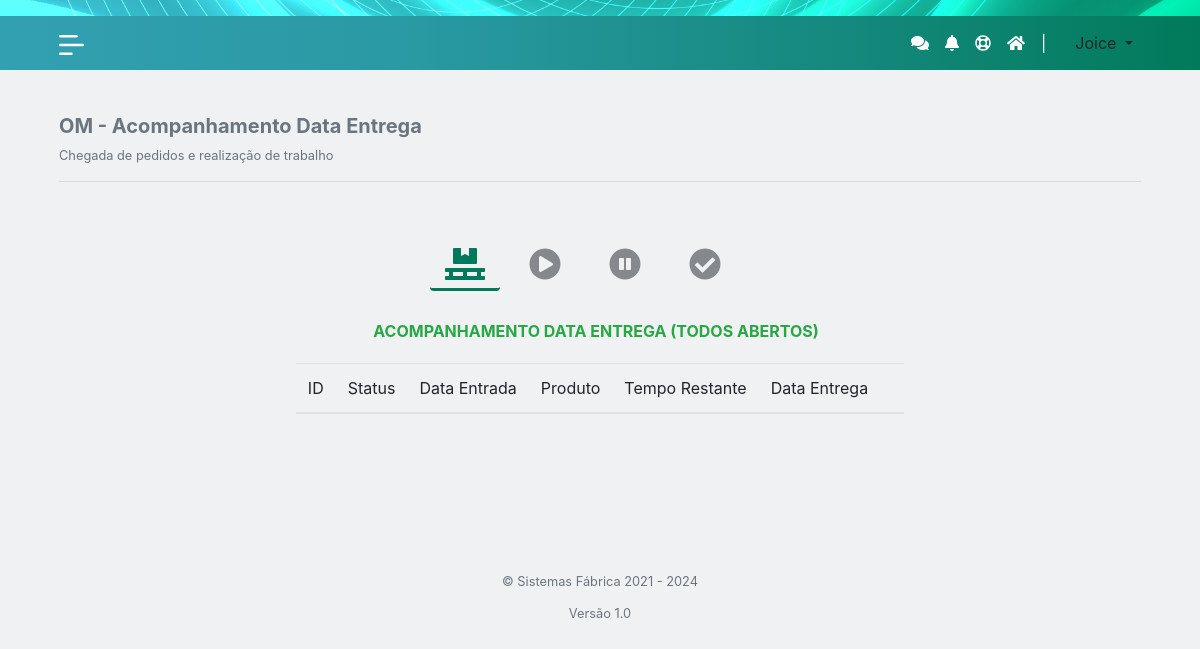
Page /acompanhamentoom.php (signed in) on the earlier database version.
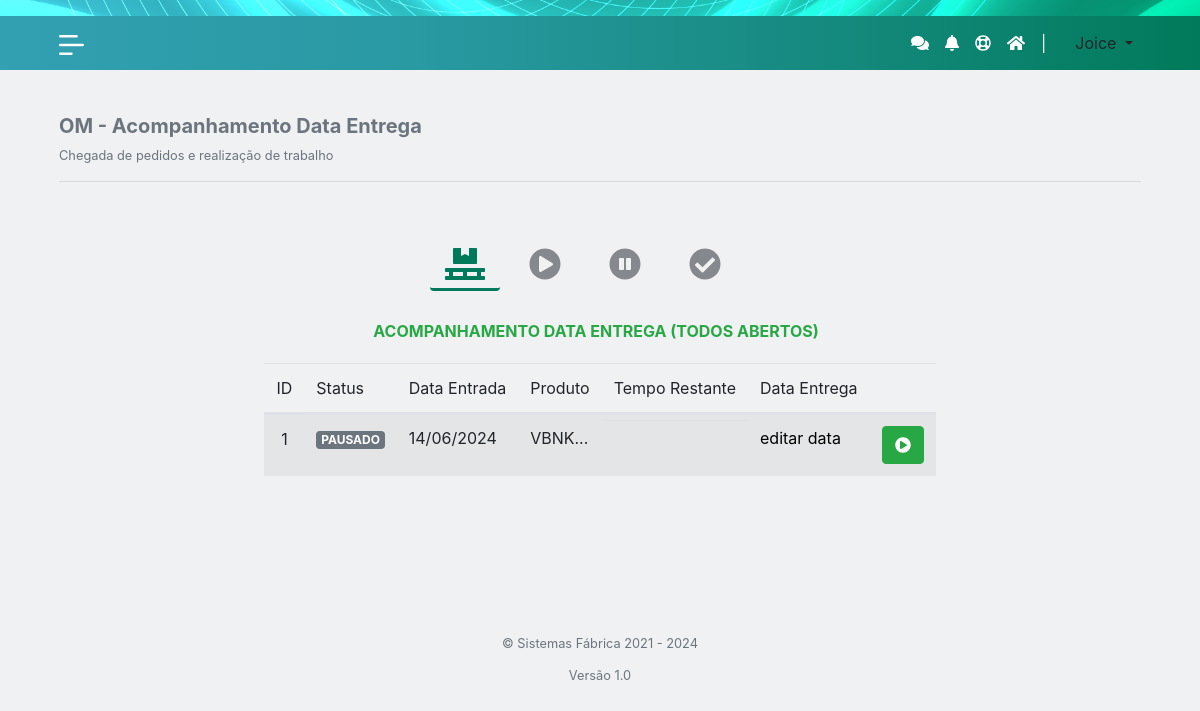
Same page on the later database version.
### tables this page shows
CREATE TABLE IF NOT EXISTS `ordenmanutencao` (
  `omId` int NOT NULL AUTO_INCREMENT,
  `omUserCriador` varchar(200) NOT NULL,
  `omNomeCriador` varchar(200) NOT NULL,
  `omEmailCriador` varchar(200) NOT NULL,
  `omDtCriacao` timestamp NOT NULL DEFAULT CURRENT_TIMESTAMP,
  `omDtUpdate` timestamp NOT NULL DEFAULT CURRENT_TIMESTAMP,
  `omUserIp` varchar(20) NOT NULL,
  `omSetor` varchar(200) NOT NULL,
  `omDescricao` varchar(200) NOT NULL,
  `omNumMaquina` varchar(50) DEFAULT NULL,
  `omNomeMaquina` varchar(200) DEFAULT NULL,
  `omNomeArquivo` text,
  `omGrauUrgencia` varchar(10) NOT NULL,
  `omDtEntregasDesejada` varchar(100) NOT NULL,
  `omDtEntregaReal` varchar(200) DEFAULT NULL,
  `dtExecucao` varchar(100) DEFAULT NULL,
  `omObs` text,
  `omStatus` varchar(20) NOT NULL,
  PRIMARY KEY (`omId`)
);

### acompanhamentoom.php (the view, shortened to what the changed rows need)
<?php
if (isset($_SESSION["useruid"])) {
    include("php/head_tables.php");
?>
    <body class="bg-light-gray2">
        <div id="main">
            <div class="container-fluid">
                <div class="row p-4 justify-content-center">
                    <div class="col">
                        <br>
                        <div class="row h-100 py-2">
                            <div class="card-body">
                                <div class="tab-content" id="pills-tabContent">
                                    <div class="tab-pane fade show active" id="pills-todos" role="tabpanel" aria-labelledby="pills-todos-tab">
                                        <div class="row p-2 d-flex justify-content-center">
                                            <div class="content-panel">
                                                <table id="tableOs" class="table table-striped table-advance table-hover display responsive nowrap">
                                                    <thead>
                                                        <tr>
                                                            <th>ID</th>
                                                            <th>Status</th>
                                                            <th>Data Entrada</th>
                                                            <th>Produto</th>
                                                            <th>Tempo Restante</th>
                                                            <th>Data Entrega</th>
                                                            <th></th>
                                                        </tr>
                                                    </thead>
                                                    <tbody>
                                                        <?php
                                                        require_once 'db/dbh.php';
                                                        $ret = mysqli_query($conn, "SELECT * FROM ordenmanutencao WHERE omStatus IN ('CRIADO', 'EM ANDAMENTO', 'PAUSADO');");
                                                        while ($row = mysqli_fetch_array($ret)) {
                                                            $dataEHora = explode(" ", $row['omDtCriacao']);
                                                            $dataBD = $dataEHora[0];
                                                            $dataBD = explode("-", $dataBD);
                                                            $data = $dataBD[2] . "/" . $dataBD[1] . "/" . $dataBD[0];
                                                            if ($row['omDtEntregaReal'] == null) {
                                                                $dataVazia = true;
                                                                $temporestante = null;
                                                            }
                                                            $idOs = $row['omId'];
                                                            $status = $row['omStatus'];
                                                            if (($status == 'CRIADO') || ($status == 'PAUSADO')) {
                                                                $btn = '<a href="changestatus?type=om&id=' . $idOs . '&st=start"> <button class="btn btn-success btn-xs"><i class="fas fa-play-circle"></i></button></a>';
                                                            } else if ($status == 'EM ANDAMENTO') {
                                                                $btn = '<a href="changestatus?type=om&id=' . $idOs . '&st=pause"> <button class="btn btn-danger btn-xs"><i class="fas fa-pause-circle"></i></button></a>';
                                                                $btn = $btn . '<a href="changestatus?type=om&id=' . $idOs . '&st=stop"> <button class="btn btn-warning btn-xs"><i class="fas fa-check-circle"></i></button></a>';
                                                            } else if ($status == 'CONCLUÍDO') {
                                                                $btn = '<button class="btn btn-success btn-xs"><i class="fas fa-check"></i></button>';
                                                            }
                                                        ?>
                                                            <tr>
                                                                <td class="d-flex justify-content-center"><?php echo $idOs; ?></td>
                                                                <td><span class="badge bg-secondary text-white"><?php echo $row['omStatus']; ?></span></td>
                                                                <td><?php echo $data; ?></td>
                                                                <td><?php echo substr($row['omDescricao'], 0, 20) . '...'; ?></td>
                                                                <td class="d-flex justify-content-center" <?php
                                                                                                            if ($temporestante == null) {
                                                                                                                echo '';
                                                                                                            } else {
                                                                                                                if ($temporestante <= 2) {
                                                                                                                    echo 'style="color: red;"';
                                                                                                                } ?>><?php echo $temporestante . ' dias';
                                                                                                                    } ?></td>
                                                                <td><?php if ($dataVazia) {
                                                                        echo '<a href="editarom?id=' . $idOs . '" style="color: #000;">editar data</a>';
                                                                    } else {
                                                                        echo $dataEntrega;
                                                                    } ?></td>
                                                                <td><?php echo $btn; ?></td>
                                                            </tr>
                                                        <?php
                                                        } ?>
                                                    </tbody>
                                                </table>
                                            </div>
                                        </div>
                                    </div>
                                </div>
                            </div>
                        </div>
                    </div>
                </div>
            </div>
        </div>
    </body>
    <?php include_once 'php/footer_index.php' ?>
<?php
} else {
    header("location: login");
    exit();
}
?>

Differences in the rows shown:
added ordenmanutencao: omId "1", omStatus "PAUSADO", omDtCriacao "14/06/2024", omDescricao "VBNK"
